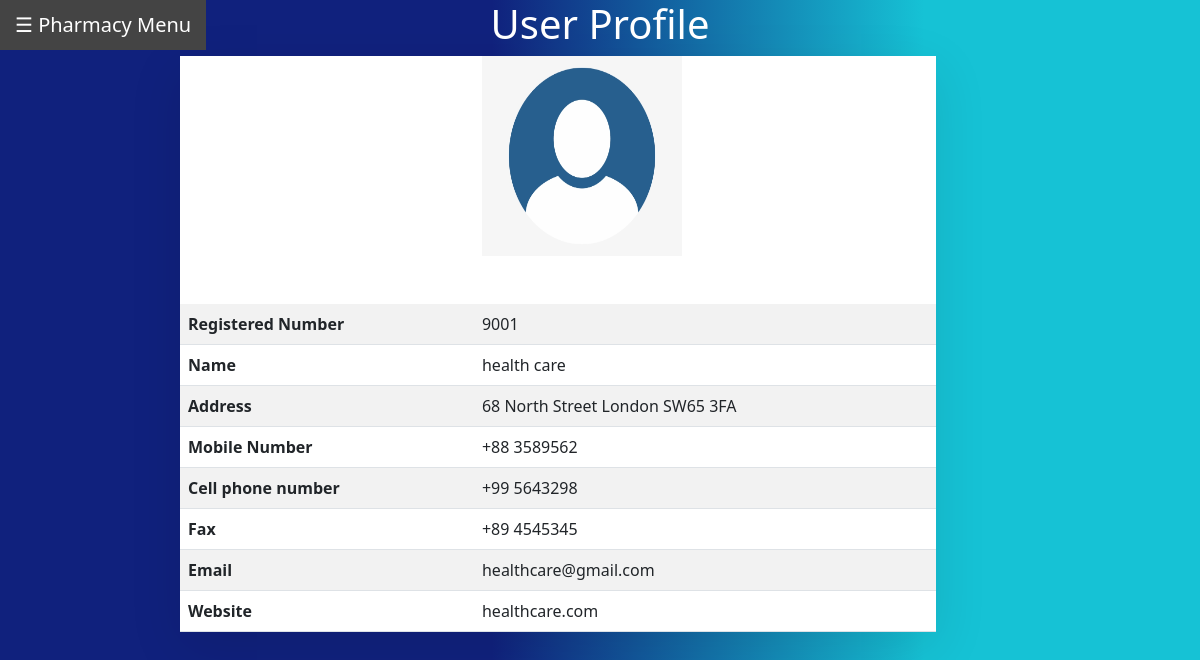
The page /project/pharmacyprofile.php (signed in) on the database its author committed.
### tables this page shows
CREATE TABLE `pharmacy` (
  `Rnumber` varchar(11) NOT NULL,
  `Name` varchar(255) NOT NULL,
  `Address` varchar(255) NOT NULL,
  `pnumber` varchar(255) NOT NULL,
  `Lnumber` varchar(255) NOT NULL,
  `Fax` varchar(255) NOT NULL,
  `Email` varchar(255) NOT NULL,
  `Web` varchar(255) NOT NULL,
  `Identity` varchar(255) NOT NULL
);

### project/pharmacyprofile.php (the view, shortened to what this page needs)
<!DOCTYPE html>
<html lang="en">
<head>
    <link rel="stylesheet" href="patientregister.css">
    <link href="https://cdn.jsdelivr.net/npm/bootstrap@5.3.0-alpha3/dist/css/bootstrap.min.css" rel="stylesheet">
</head>
<body style="background: rgb(16,33,125);
background: linear-gradient(90deg, rgba(16,33,125,1) 41%, rgba(22,194,213,1) 77%);color: #10217d;">
<div class="up"><button class="openbtn" onclick="openNav()">☰ Pharmacy Menu</button> </div>
<h1 style="text-align:center;color:white;"> User Profile</h1>
<div class="divL">
<div class="topicdiv">
<div class="pic div">
    <div class="pcdiv"><img src="profile.png" width="200px" height="200px" class="pimg"></div>
</div><br><br>
<?php
$con = new PDO("mysql:host=localhost;dbname=group44",'root','');
	$str = $_SESSION["NIC"];
	$sth = $con->prepare("SELECT * FROM `pharmacy` WHERE Rnumber = '$str'");
	$sth->setFetchMode(PDO:: FETCH_OBJ);
	$sth -> execute();
	if($row = $sth->fetch())
		?>
		<table style="padding:10px;" class="table table-striped">
        <tr>
				<th>Registered Number </th>
				<td><?php echo $row->Rnumber; ?></td>
			</tr>
			<tr>
				<th>Name  </th>
				<td><?php echo $row->Name; ?></td>
			</tr>
            <tr>
                <th>Address </th>
			    <td><?php echo $row->Address; ?></td></tr>
                <th>Mobile Number</th>
			    <td><?php echo $row->pnumber; ?></td>
            <tr>
                <th>Cell phone number</th>
			    <td><?php echo $row->Lnumber ?></td>
			</tr>
            <tr>
                <th>Fax</th>
			    <td><?php echo $row->Fax?></td>
			</tr>
            <tr>
                <th>Email</th>
			    <td><?php echo $row->Email?></td>
			</tr>
      <tr>
                <th>Website</th>
			    <td><?php echo $row->Web?></td>
			</tr>
		</table>
</div>
</div>
</body>
</html>

### project/patientregister.css (style rules this page uses)
.openbtn { font-size: 20px; cursor: pointer; background-color:#2e4450; color: white; padding: 10px 15px; border: none; position: fixed; }
.divL { width: 70%; height: 800px; float: left; margin-left: 15%; }
.up { width: 100%; float: left; }

### project/pharmacyprofile.php (style rules this page uses)
.topicdiv { background-color:white; width:90%; align:center; justify-content: center; align-items: center; box-shadow: 0 15px 50px rgb(0 0 0 / 10%); }
.pcdiv { margin-left:40%; align:center; }

### rows shown on the page
pharmacy: Rnumber "9001", Name "health care", Address "68 North Street London SW65 3FA", pnumber "+88 3589562", Lnumber "+99 5643298", Fax "+89 4545345", Email "healthcare@gmail.com", Web "healthcare.com"
